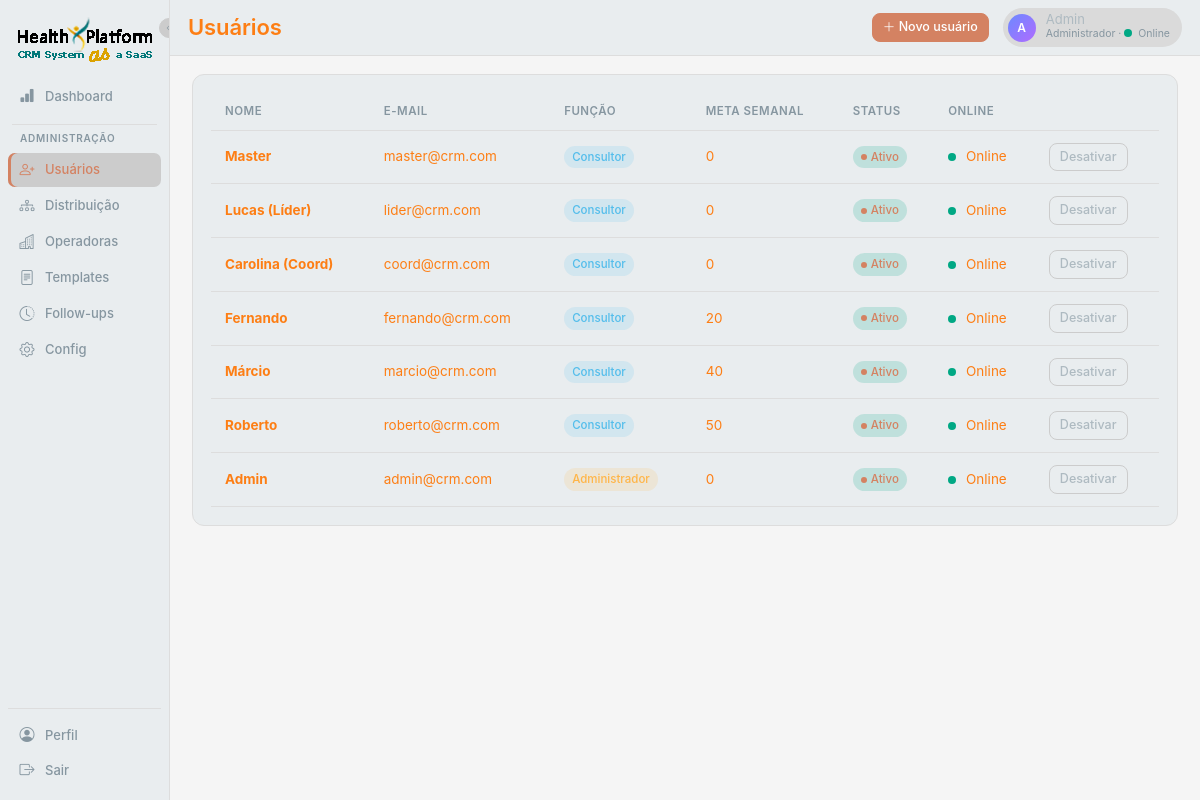
Screenshot of /usuarios (signed in) with the database file from the repository.
### app.py (models this page shows, shortened)
class User(db.Model):
    __tablename__ = 'users'
    id = db.Column(db.Integer, primary_key=True)
    name = db.Column(db.String(120), nullable=False)
    email = db.Column(db.String(120), unique=True, nullable=False)
    password_hash = db.Column(db.String(255), nullable=False)
    role = db.Column(db.String(20), default='consultor')  # master | admin | coordenador | lider | consultor
    weekly_quota = db.Column(db.Integer, default=20)
    is_online = db.Column(db.Boolean, default=True)
    is_active = db.Column(db.Boolean, default=True)
    is_blocked = db.Column(db.Boolean, default=False)  # bloqueado por master/coordenador (não recebe lead, não envia msg)
    blocked_reason = db.Column(db.String(255), default='')
    created_at = db.Column(db.DateTime, default=datetime.utcnow)
    manager_id = db.Column(db.Integer, db.ForeignKey('users.id'))
    manager = db.relationship('User', remote_side=[id], backref='subordinados')
    favorite_templates = db.Column(db.String(255), default='')  # ids separados por vírgula (max 3)
    favorite_followups = db.Column(db.String(255), default='')  # ids separados por vírgula (max 5)
    cadence_per_day = db.Column(db.Integer, default=2)        # quantos FUPs por dia (1-4)
    cadence_days = db.Column(db.Integer, default=3)           # quantos dias mantém cadência (1-3)
    cadence_interval_hours = db.Column(db.Integer, default=3) # intervalo mínimo entre FUPs no mesmo dia

### app.py (the view)
@app.route('/usuarios')
@admin_required
def usuarios():
    users = User.query.order_by(User.role.desc(), User.name).all()
    return render_template('usuarios.html', users=users)

### app.py (called while the page is built)
def current_user():
    uid = session.get('user_id')
    if not uid:
        return None
    return db.session.get(User, uid)

def role_required(*allowed_roles):
    def deco(f):
        @wraps(f)
        def wrap(*args, **kwargs):
            u = current_user()
            if not u or u.role not in allowed_roles:
                flash(f'Apenas {", ".join(allowed_roles)} podem acessar essa página.', 'danger')
                return redirect(url_for('dashboard'))
            return f(*args, **kwargs)
        return wrap
    return deco

def filter_leads_by_visibility(query, user):
    if user.role == 'master':
        return query
    if user.role == 'coordenador':
        return query.filter(Lead.owner_id.in_(visible_user_ids(user)))
    if user.role in ('lider', 'admin'):
        return query.filter(db.false())
    return query.filter(Lead.owner_id == user.id)

### templates/usuarios.html (shortened to what this page needs)
{% extends 'base.html' %}
{% set active_nav = 'usuarios' %}
{% block page_title %}Usuários{% endblock %}
{% block topbar_extra %}
<button class="btn btn-brand btn-sm" data-bs-toggle="modal" data-bs-target="#newUserModal">
  <i class="bi bi-plus-lg"></i> Novo usuário
</button>
{% endblock %}
{% block content %}
<div class="card-x">
  <table class="x-table">
    <thead><tr><th>Nome</th><th>E-mail</th><th>Função</th><th>Meta semanal</th><th>Status</th><th>Online</th><th></th></tr></thead>
    <tbody>
      {% for u in users %}
      <tr>
        <td><b>{{ u.name }}</b></td>
        <td>{{ u.email }}</td>
        <td>
          {% if u.role == 'admin' %}
            <span class="chip warn">Administrador</span>
          {% else %}
            <span class="chip info">Consultor</span>
          {% endif %}
        </td>
        <td>{{ u.weekly_quota }}</td>
        <td>
          {% if u.is_active %}
            <span class="chip brand dot">Ativo</span>
          {% else %}
            <span class="chip danger dot">Inativo</span>
          {% endif %}
        </td>
        <td>
          <span class="status-dot {% if u.is_online %}online{% else %}offline{% endif %}"></span>
          {% if u.is_online %}Online{% else %}Offline{% endif %}
        </td>
        <td>
          <form method="POST" action="{{ url_for('usuario_toggle', uid=u.id) }}">
            <button class="btn btn-sm btn-ghost">{% if u.is_active %}Desativar{% else %}Ativar{% endif %}</button>
          </form>
        </td>
      </tr>
      {% endfor %}
    </tbody>
  </table>
</div>
{% endblock %}

### templates/base.html (shortened to what this page needs)
<!doctype html>
<html lang="pt-BR">
<head>
  <link href="https://cdn.jsdelivr.net/npm/bootstrap@5.3.2/dist/css/bootstrap.min.css" rel="stylesheet">
  <link href="https://cdn.jsdelivr.net/npm/bootstrap-icons@1.11.2/font/bootstrap-icons.css" rel="stylesheet">
  <link rel="stylesheet" href="{{ url_for('static', filename='css/app.css') }}">
</head>
<body data-lead-id="{{ lead_id_for_js or '' }}"
      data-user-id="{{ current_user.id if current_user else '' }}"
      data-user-role="{{ current_user.role if current_user else '' }}">
{% if current_user %}
<div class="app-shell">
  <aside class="sidebar">
    <button type="button" class="sidebar-toggle" onclick="toggleSidebar()" title="Expandir/recolher menu">
      <i class="bi bi-chevron-left"></i>
    </button>
    <div class="brand" title="CRM Conversacional">
      <img src="{{ url_for('static', filename='imgs/logo.png') }}" alt="Logo" class="logo">
    </div>
    <a href="{{ url_for('dashboard') }}" data-tip="Dashboard" class="nav-item {% if active_nav == 'dashboard' %}active{% endif %}">
      <i class="bi bi-bar-chart-fill"></i><span class="nav-label">Dashboard</span>
    </a>
    {% if current_user.role in ('master', 'admin') %}
    <div class="nav-divider"></div>
    <div class="nav-section-label">Administração</div>
    <a href="{{ url_for('usuarios') }}" data-tip="Usuários" class="nav-item {% if active_nav == 'usuarios' %}active{% endif %}">
      <i class="bi bi-person-plus"></i><span class="nav-label">Usuários</span>
    </a>
    <a href="{{ url_for('distribuicao') }}" data-tip="Distribuição" class="nav-item {% if active_nav == 'distribuicao' %}active{% endif %}">
      <i class="bi bi-diagram-3"></i><span class="nav-label">Distribuição</span>
    </a>
    <a href="{{ url_for('operadoras_list') }}" data-tip="Operadoras" class="nav-item {% if active_nav == 'operadoras' %}active{% endif %}">
      <i class="bi bi-buildings"></i><span class="nav-label">Operadoras</span>
    </a>
    <a href="{{ url_for('templates_list') }}" data-tip="Templates" class="nav-item {% if active_nav == 'templates' %}active{% endif %}">
      <i class="bi bi-file-text"></i><span class="nav-label">Templates</span>
    </a>
    <a href="{{ url_for('followups_list') }}" data-tip="Follow-ups" class="nav-item {% if active_nav == 'followups' %}active{% endif %}">
      <i class="bi bi-clock-history"></i><span class="nav-label">Follow-ups</span>
    </a>
    <a href="{{ url_for('configuracoes') }}" data-tip="Configurações" class="nav-item {% if active_nav == 'config' %}active{% endif %}">
      <i class="bi bi-gear"></i><span class="nav-label">Config</span>
    </a>
    {% endif %}
    <div class="nav-bottom">
      <a href="{{ url_for('perfil') }}" data-tip="Perfil" class="nav-item {% if active_nav == 'perfil' %}active{% endif %}">
        <i class="bi bi-person-circle"></i><span class="nav-label">Perfil</span>
      </a>
      <a href="{{ url_for('logout') }}" data-tip="Sair" class="nav-item">
        <i class="bi bi-box-arrow-right"></i><span class="nav-label">Sair</span>
      </a>
    </div>
  </aside>
  <main class="main">
    <div class="topbar">
      <div class="page-title">{% block page_title %}{% endblock %}</div>
      {% block topbar_extra %}{% endblock %}
      <div class="user-chip">
        <div class="avatar">{{ current_user.name[0]|upper }}</div>
        <div>
          <div style="line-height:1;">{{ current_user.name }}</div>
          <div style="font-size:10.5px;color:var(--text-mute);">
            {% if current_user.role == 'admin' %}Administrador{% else %}Consultor{% endif %}
            · <span class="status-dot {% if current_user.is_online %}online{% else %}offline{% endif %}"></span>{% if current_user.is_online %}Online{% else %}Offline{% endif %}
          </div>
        </div>
      </div>
    </div>
    <div class="content {% block content_class %}{% endblock %}">
      {% block content %}{% endblock %}
    </div>
  </main>
</div>
{% else %}
{% block anon %}{% endblock %}
{% endif %}
</body>
</html>

### rows the page displays
User: name "A", name "Admin", email "admin@crm.com", role "Administrador", weekly_quota "0", is_active "Ativo", is_online True (drawn)
User: name "Master", email "master@crm.com", role "Consultor", weekly_quota "0", is_active "Ativo", is_online True (drawn)
User: name "Lucas (Líder)", email "lider@crm.com", role "Consultor", weekly_quota "0", is_active "Ativo", is_online True (drawn)
User: name "Carolina (Coord)", email "coord@crm.com", role "Consultor", weekly_quota "0", is_active "Ativo", is_online True (drawn)
User: name "Fernando", email "fernando@crm.com", role "Consultor", weekly_quota "20", is_active "Ativo", is_online True (drawn)
User: name "Márcio", email "marcio@crm.com", role "Consultor", weekly_quota "40", is_active "Ativo", is_online True (drawn)
User: name "Roberto", email "roberto@crm.com", role "Consultor", weekly_quota "50", is_active "Ativo", is_online True (drawn)
